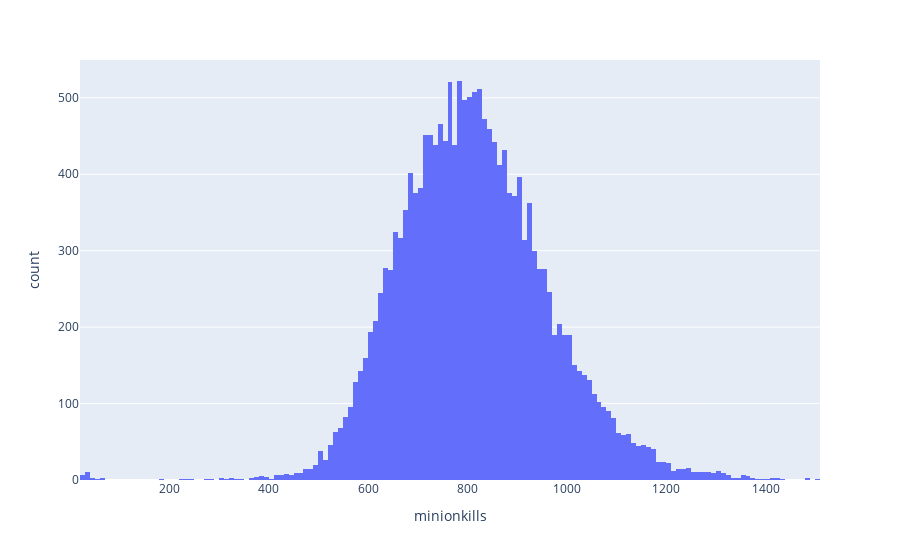

This figure's notebook cell:
### Markdown cell above
## Step 2: Data Cleaning and Exploratory Data Analysis

### Code cell
# TODO
# custom_legend_names = {1: 'Wins with firsttothree', 0: 'Losses with firsttothree'}
# fig = px.pie(team_df, values='firsttothreetowers',names='result', title = 'Winrate First to Three Turrets')
# fig.update_layout(legend_title = 'Legend')
# fig.for_each_trace(lambda t: t.update(name=custom_legend_names[t.name]))
# fig.show()


# bivariate
fig = px.histogram(team_df, x = 'minionkills')
fig.show()

fig_2 = px.histogram(team_df, x = 'minionkills')
fig_2.show()

### Figure 1 — Plotly figure (JSON) as saved in the notebook; plotly's stock layout.template omitted (floating-point values rounded to 4 significant figures; data arrays with more than 128 entries replaced by an {"elided": "..."} marker saying what was removed)
{"data": [{"alignmentgroup": "True", "bingroup": "x", "hovertemplate": "minionkills=%{x}<br>count=%{y}<extra></extra>", "legendgroup": "", "marker": {"color": "#636efa", "pattern": {"shape": ""}}, "name": "", "offsetgroup": "", "orientation": "v", "showlegend": false, "type": "histogram", "x": {"elided": "21015 int values"}, "xaxis": "x", "yaxis": "y"}], "layout": {"barmode": "relative", "legend": {"tracegroupgap": 0}, "margin": {"t": 60}, "xaxis": {"anchor": "y", "domain": [0, 1], "title": {"text": "minionkills"}}, "yaxis": {"anchor": "x", "domain": [0, 1], "title": {"text": "count"}}}}
